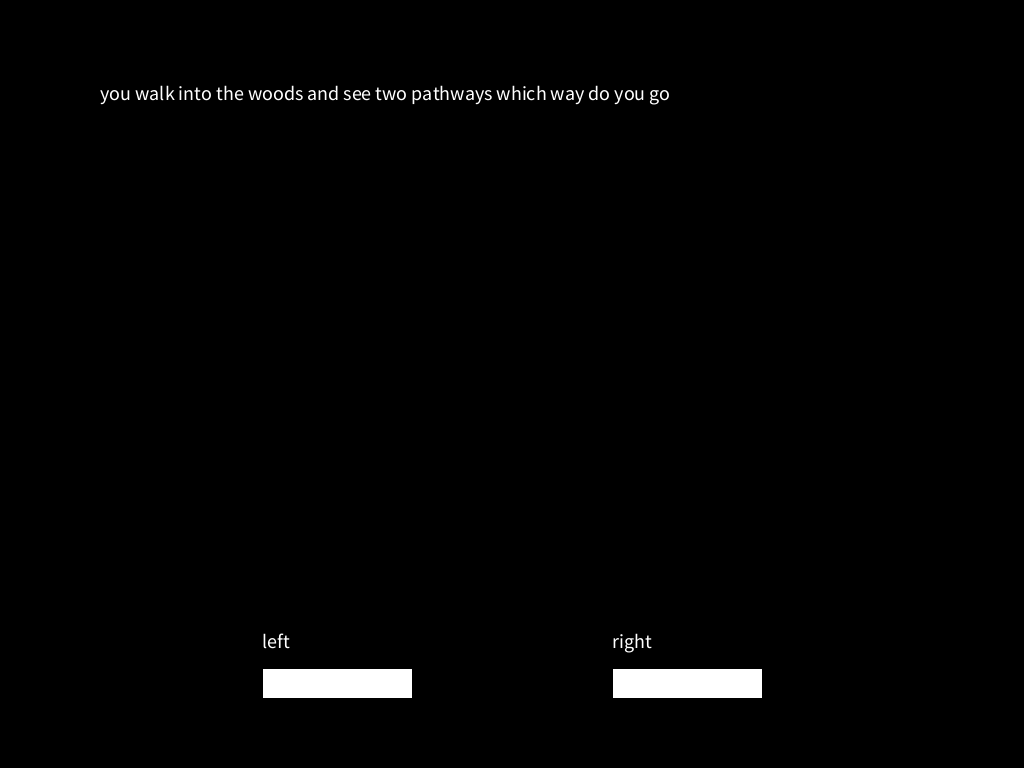
Frame 1 (no input)
Frame 60 (the mouse pressed at the canvas centre just before this capture): identical to frame 1, image omitted
Frame 120 (the mouse held since frame 60 and released just before this capture): identical to frame 1, image omitted

The Processing sketch that drew this single still picture (run headless with seeded random() and noise(); from frame 60 on, the mouse is pressed at the canvas centre):

// Processing sketch: midterm_woodsadventure
// ── midterm_woodsadventure.pde
PVector buttonSize = new PVector (150, 30);
 
int levelNumber;
 
String textForMyLevel [];
String buttonOneText [];
String buttonTwoText [];
 
void setup ()
{
  size (1024, 768);
  background(159, 219, 250);
  levelNumber = 0;
  textForMyLevel = new String [9];
  textSize(20);
  textForMyLevel[0] = "you walk into the woods and see two pathways which way do you go";
  textForMyLevel[1] = "you see a river and go towards it, jump in";
  textForMyLevel[2] = "you get out of the water and follow a path that looks deserted but you keep walking you see a house in the distance";
  textForMyLevel[3] = "you get in the water and feel something weird on your feet";
  textForMyLevel[4] = "you feel something pulling you down. YOU ARE DEAD"; 
  textForMyLevel[5] = "you look into a window and the house looks empty. window or door?";
  textForMyLevel[6] = "you push the door open and fall 3 floors into a trap YOU ARE DEAD";
  textForMyLevel[7] = "you shove the window open";
 
  buttonOneText = new String [9];
  buttonOneText[0] = "left";
  buttonOneText[1] = "swim";
  buttonOneText[2] = "window";
  buttonOneText[3] = "continue";
  buttonOneText[4] = "restart";
  buttonOneText[5] = "open window";
  buttonOneText[6] = "restart";
  buttonOneText[7] = "run";
 
 
  buttonTwoText = new String [9];
  buttonTwoText[0] = "right";
  buttonTwoText[1] = "swim";
  buttonTwoText[2] = "door";
  buttonTwoText[3] = "continue";
  buttonTwoText[4] = "restart";
  buttonTwoText[5] = "try door";
  buttonTwoText[6] = "restart";
  buttonTwoText[7] = "ide";
}
 
void draw ()
{
  background (0);
  if (levelNumber == 0)
  {
    LevelZero();
  } 
  else if (levelNumber == 1)
  {
    LevelOne();
  } 
  else if (levelNumber == 2) 
  {
    LevelTwo();
  } 
  else if (levelNumber == 3) 
  {
    LevelThree();
  }
  else if (levelNumber == 4) 
  {
    LevelFour();
  }
  else if (levelNumber == 5) 
  {
    LevelFive();
  }
  else if (levelNumber == 6) 
  {
    LevelSix();
  }
  else if (levelNumber == 7) 
  {
    LevelSeven();
  }
}
 
void PrintMyLevelText ()
{
  text(textForMyLevel[0], 100, 100);
}
void PrintMyLevelText1 ()
{
  text(textForMyLevel[1], 100, 100);
}
void PrintMyLevelText2 ()
{
  text(textForMyLevel[2], 100, 100);
}
void PrintMyLevelText3 ()
{
  text(textForMyLevel[3], 100, 100);
}
void PrintMyLevelText4 ()
{
  text(textForMyLevel[4], 100, 100);
}
void PrintMyLevelText5 ()
{
  text(textForMyLevel[5], 100, 100);
}
void PrintMyLevelText6 ()
{
  text(textForMyLevel[6], 100, 100);
}
void PrintMyLevelText7 ()
{
  text(textForMyLevel[7], 100, 100);
}
 
void PrintMyButtonTexts ()
{
  text(buttonOneText[0], width/2 - buttonSize.x - 100, height - 150 + buttonSize.y);
  text(buttonTwoText[0], width/2 + 100, height - 150 + buttonSize.y);
}
void PrintMyButtonTexts1 ()
{
  text(buttonOneText[1], width/2 - buttonSize.x - 100, height - 150 + buttonSize.y);
  text(buttonTwoText[1], width/2 + 100, height - 150 + buttonSize.y);
}
void PrintMyButtonTexts2 ()
{
  text(buttonOneText[2], width/2 - buttonSize.x - 100, height - 150 + buttonSize.y);
  text(buttonTwoText[2], width/2 + 100, height - 150 + buttonSize.y);
}
void PrintMyButtonTexts3 ()
{
  text(buttonOneText[3], width/2 - buttonSize.x - 100, height - 150 + buttonSize.y);
  text(buttonTwoText[3], width/2 + 100, height - 150 + buttonSize.y);
}
void PrintMyButtonTexts4 ()
{
  text(buttonOneText[4], width/2 - buttonSize.x - 100, height - 150 + buttonSize.y);
  text(buttonTwoText[4], width/2 + 100, height - 150 + buttonSize.y);
}
void PrintMyButtonTexts5 ()
{
  text(buttonOneText[5], width/2 - buttonSize.x - 100, height - 150 + buttonSize.y);
  text(buttonTwoText[5], width/2 + 100, height - 150 + buttonSize.y);
}
void PrintMyButtonTexts6 ()
{
  text(buttonOneText[6], width/2 - buttonSize.x - 100, height - 150 + buttonSize.y);
  text(buttonTwoText[6], width/2 + 100, height - 150 + buttonSize.y);
}
void PrintMyButtonTexts7 ()
{
  text(buttonOneText[7], width/2 - buttonSize.x - 100, height - 150 + buttonSize.y);
  text(buttonTwoText[7], width/2 + 100, height - 150 + buttonSize.y);
}
 
 
int buttonSelection ()
{
  int thingToReturn = 0;
 
  rect(width/2 - buttonSize.x - 100, height - 100, buttonSize.x, buttonSize.y);
  rect(width/2 + 100, height - 100, buttonSize.x, buttonSize.y); 
 
  if (mouseX >= (width/2 - buttonSize.x - 100) && mouseX <= (width/2 - 100) && mouseY >= (height - 100) && mouseY <= (height - 100 + buttonSize.y))
  {
    if (mousePressed)
    {
      thingToReturn = 1;
    }
  } else if (mouseX >= (width/2 + 100) && mouseX <= (width/2 + 100 + buttonSize.x) && mouseY >= (height - 100) && mouseY <= (height - 100 + buttonSize.y))
  {
    if (mousePressed)
    {
      thingToReturn = 2;
    }
  }
 
  return thingToReturn;
}
 
void LevelZero ()
{
  int playerChoice = buttonSelection ();
  PrintMyButtonTexts();
  PrintMyLevelText();
  if (playerChoice == 1)
  {
    levelNumber = 1;
  } 
  else if (playerChoice == 2)
  {
    levelNumber = 2;
  }
}
 
void LevelOne ()
{
  int playerChoice = buttonSelection ();
  PrintMyButtonTexts1();
  PrintMyLevelText1();
  if (playerChoice == 1)
  {
    levelNumber = 3;
  } 
  else if (playerChoice == 2)
  {
    levelNumber = 0;
  }
}
 
void LevelTwo ()
{
  int playerChoice = buttonSelection ();
  PrintMyButtonTexts2();
  PrintMyLevelText2();
  if (playerChoice == 1)
  {
    levelNumber = 5;
  } 
  else if (playerChoice == 2)
  {
    levelNumber = 6;
  }
}
 
void LevelThree()
{
  int playerChoice = buttonSelection ();
  PrintMyButtonTexts3();
  PrintMyLevelText3();
  if (playerChoice == 1)
  {
    levelNumber = 4;
  } 
  else if (playerChoice == 2)
  {
    levelNumber = 0;
  }
}
void LevelFour()
{
  int playerChoice = buttonSelection ();
  PrintMyButtonTexts4();
  PrintMyLevelText4();
  if (playerChoice == 1)
  {
    levelNumber = 0;
  } 
  else if (playerChoice == 2)
  {
    levelNumber = 0;
  }
}
void LevelFive()
{
  int playerChoice = buttonSelection ();
  PrintMyButtonTexts5();
  PrintMyLevelText5();
  if (playerChoice == 1)
  {
    levelNumber = 7;
  } 
  else if (playerChoice == 2)
  {
    levelNumber = 6;
  }
}
void LevelSix()
{
  int playerChoice = buttonSelection ();
  PrintMyButtonTexts6();
  PrintMyLevelText6();
  if (playerChoice == 1)
  {
    levelNumber = 0;
  } 
  else if (playerChoice == 2)
  {
    levelNumber = 0;
  }
}
void LevelSeven()
{
  int playerChoice = buttonSelection ();
  PrintMyButtonTexts7();
  PrintMyLevelText7();
  if (playerChoice == 1)
  {
    levelNumber = 0;
  } 
  else if (playerChoice == 2)
  {
    levelNumber = 0;
  }
}
